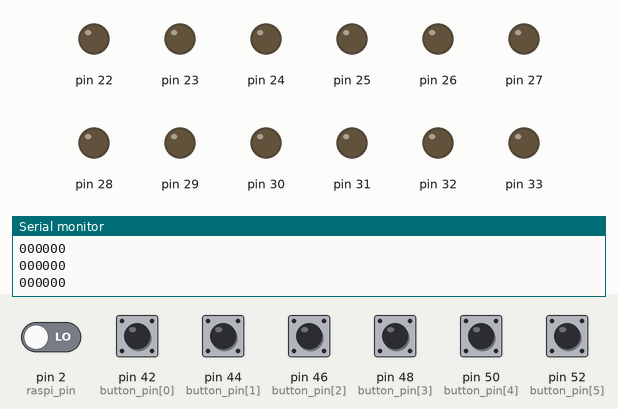
A sketch run on a simulated Arduino Mega 2560, built with avr-gcc and run on an emulated ATmega2560. On the bench: output pins drawn as LEDs (lit = HIGH), the last lines printed to the serial monitor. Dashed ring = blinking. The test bench sets the inputs (shaded band); at power-on: pin 2 (raspi_pin), pin 42 (button_pin[0]), pin 44 (button_pin[1]), pin 46 (button_pin[2]), pin 48 (button_pin[3]), pin 50 (button_pin[4]), pin 52 (button_pin[5]) LOW.

Above: at 1.2 s.
1.3 s: pin 2 (raspi_pin) driven HIGH
At 1.45 s:
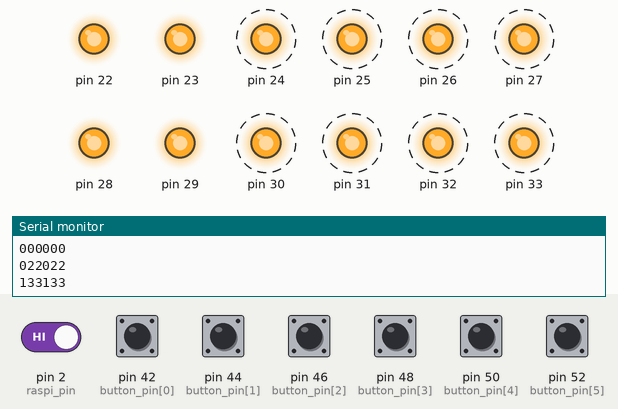
4.3 s: pin 44 (button_pin[1]) pulled HIGH for 0.15 s
At 4.67 s:
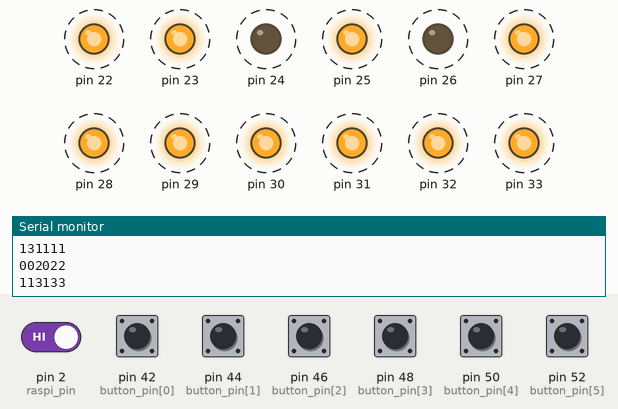
7.3 s: pin 46 (button_pin[2]) pulled HIGH for 0.15 s
At 7.69 s:
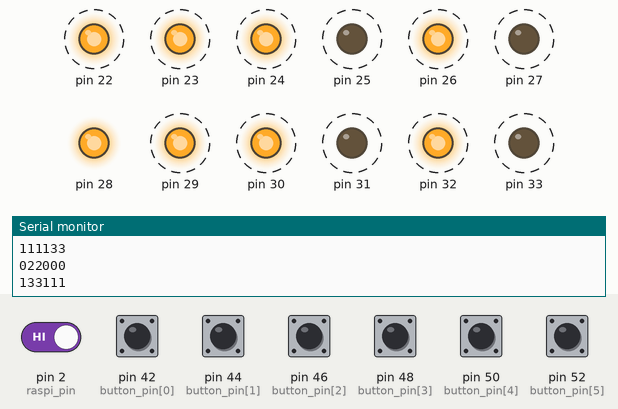
10.3 s: pin 50 (button_pin[4]) pulled HIGH for 0.15 s
At 10.51 s:
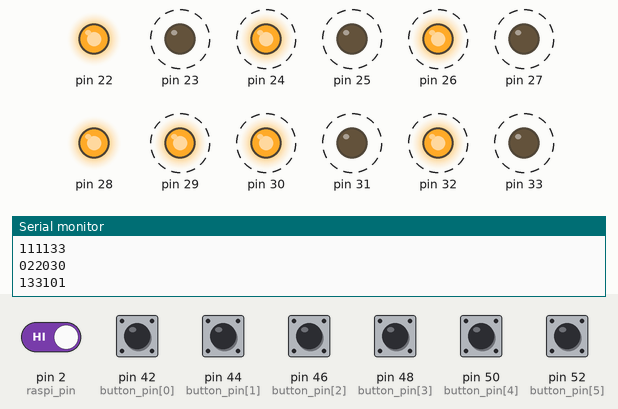
13.3 s: pin 52 (button_pin[5]) pulled HIGH for 0.15 s
16.3 s: pin 44 (button_pin[1]) pulled HIGH for 1 s
Timing chart, 0 to 20.3 s (numbered marks = the images above; inputs shaded):
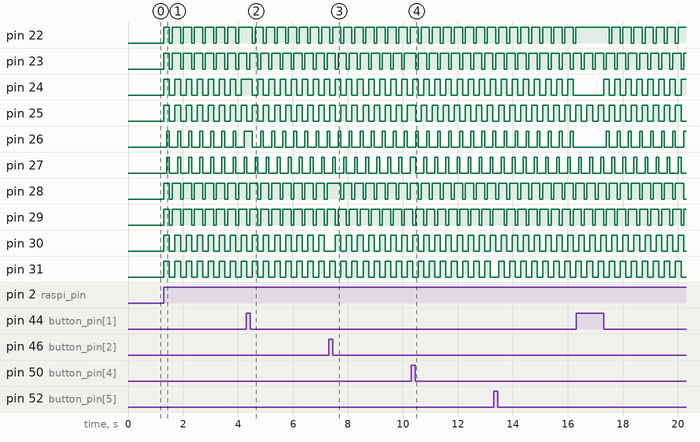

The sketch:

dryer.ino
```cpp
#include <Wire.h>
#define raspi_pin 2
const int led_pin[2][2][3] = {{{22, 24, 26}, {28, 30, 32}}, {{23, 25, 27}, {29, 31, 33}}}; //드라이어1,2/세기,온도/123단계
const int button_pin[6] = {42, 44, 46, 48, 50, 52};//버튼 핀들, 풀업필요
const int moduler[6] = {2, 4, 4, 2, 4, 4};//0->1->0 위함(최댓값 나누기)
int state[6];//기본값
const int preset[6] = {1, 1, 1, 1, 1, 1};//드라이어1일시정지 세기 온도 드라이어2일시정지 세기 온도
const int off[6] = {0, 0, 0, 0, 0, 0};
int last_payment = 0; //지난 시각 결제 안됌
int payment; //현재 결제 상태
void setup() {
  memcpy(&state, &off, sizeof(off));//우선 off 상태로 설정
  for (int i = 0; i < 2; i++) { //LED 핀설정
    for (int j = 0; j < 2; j++) {
      for (int k = 0; k < 3; k++) {
        pinMode(led_pin[i][j][k], OUTPUT);//드라이어 i의, j(세기 혹은 온도)를 위한 k번째 led
      }
    }
  }
  for (int i = 0; i < 6; i++) { //버튼 핀설정 인풋
    pinMode(button_pin[6], INPUT);
  }

  Wire.begin(4);                //i2c설정
  Wire.onRequest(requestEvent); //i2c를 위한 requestEvent 등록
  Serial.begin(9600);

}

void loop() {
  payment = digitalRead(raspi_pin); //라즈베리파이에서 결제되었는가 확인
  if (last_payment == 0 && payment == 1) {//지난번에 안결제, 지금은 결제 ->프리셋 불러와야죠?
    memcpy(&state, &preset, sizeof(state));//현재상태에 프리셋 복사
  }
  else if (last_payment == 1 && payment == 0) {//지난번에 결제, 지금은 안결제 ->꺼야죠?
    memcpy(&state, &off, sizeof(off));//현재상태에 off복사
  }
  last_payment = payment;//지금결제가 다음루프에선 지난결제가 되도록
  if (payment == 1) {//결제한 상태에서만 버튼이 눌리도록합니다.
    for (int i = 0; i < 6; i++) {
      if (digitalRead(button_pin[i]) == LOW) {//버튼눌리면
        state[i] += 1;//1을더하고
        state[i] %= moduler[i];//값의 범위를 넘어가면 0으로 초기화합니다.
      }
    }
  }
  for (int i = 0; i < 2; i++) {
    for (int j = 0; j < 2; j++) {
      for (int k = 0; k < state[3 * i + j + 1]; k++) {//state까지의 LED키기
        digitalWrite(led_pin[i][j][k], HIGH);
      }
      if (state[3 * i + j + 1] < 3) {
        for (int k = state[3 * i + j + 1]; k < 3; k++) {//state밖의 LED끄기
          digitalWrite(led_pin[i][j][k], LOW);
        }
      }
    }
  }
  for (int i = 0; i < 6; i++) {
    Serial.print(state[i]);
  }
  Serial.println("");
  delay(100);
}

void requestEvent() {
  Wire.write(1); // dryer code : 1 을 앞에 붙이고
  for (int i = 0; i < 6; i++) {
    Wire.write(state[i]);//요청시 스테이트를 보냅니다
  }
}
```

Measured:
- after the input at 1.3 s, pin 22, pin 23, pin 28, pin 29: LOW → HIGH at once, then repeats every 0.40 s: LOW 0.10 s, HIGH 0.30 s; pin 24, pin 25, pin 30, pin 31: alternates HIGH for 0.20 s and LOW for 0.20 s, starting at once; pin 26, pin 27, pin 32, pin 33: alternates HIGH for 0.10 s and LOW for 0.30 s, starting after 0.11 s
